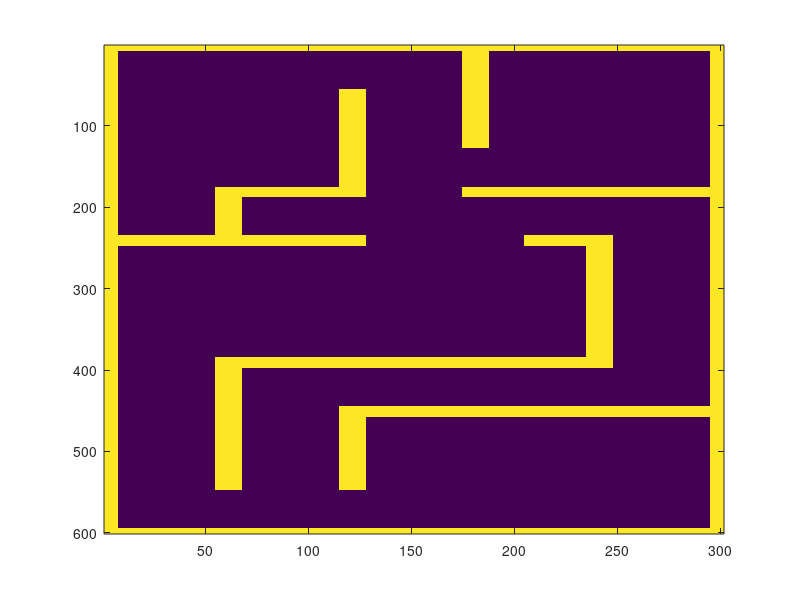

The MATLAB script that drew this image: (Note: this script raises an error after producing the figure.)
clc; clear; close all;
%% NEEDS rvctools IN MATLAB PATH

% Dimensions of Flemming space [ft/in]
ftrows = 50;
ftcols = 25;
inrows = ftrows * 12;
incols = ftcols * 12;

%  Initialize map with zeros
maxrows = inrows + 1;
maxcols = incols + 1;
map = zeros(maxrows, maxcols);

% Locations of wall corner nodes
obstacleNodes = 1 + 12 * [...
    5,    5;     5,    10;    17.5, 5;
    12.5, 10;    12.5, 25;    17.5, 20;
    30,   0;     30,   5;     30,   10;
    30,   17.5;  30,   20;    35,   5;
    35,   10;    35,   15;    40,   15;
    45,   10;    50,   15;    35,   25;
    0,    0;     0,    25;    50,   0;
    50,   25];

% Connections between wall corner nodes
% note: index '2' should always be bigger
nodeConnections = [...
    1  3;     2  4;     3  6;     4  5;
    6  11;    10 11;    7  9;     8  12;
    12 13;    13 16;    15 17;    14 18;
    19 20;    19 21;    20 22;    21 22];

for n = 1:size(nodeConnections,1)
    
    % Determine how many row/col indices will be needed to make connection
    numRows            = abs(obstacleNodes(nodeConnections(n,1),1) - ...
                             obstacleNodes(nodeConnections(n,2),1)) + 1;
    numCols            = abs(obstacleNodes(nodeConnections(n,1),2) - ...
                             obstacleNodes(nodeConnections(n,2),2)) + 1;
    obstacleWalls      = zeros(max(numRows, numCols), 2);
    
    % Set wall row/col indices to '1' in the map
    obstacleWalls(:,1) = obstacleNodes(nodeConnections(n,1),1):...
                         obstacleNodes(nodeConnections(n,2),1);
    obstacleWalls(:,2) = obstacleNodes(nodeConnections(n,1),2):...
                         obstacleNodes(nodeConnections(n,2),2);
    obstacleInd        = sub2ind(size(map), ...
                         obstacleWalls(:,1), ...
                         obstacleWalls(:,2));
    map(obstacleInd)   = 1;
    
end

% Add padding to walls as a safety factor, default '6' inches on each side
padval = 6;
[r, c] = ind2sub(size(map), find(map == 1));
for i = 1:length(r)
    padrows = r(i) - padval:r(i) + padval;
    padcols = c(i) - padval:c(i) + padval;
    
    if max(padrows) > maxrows
        padrows = r(i) - padval:maxrows;
    end
    if min(padrows) < 1
        padrows = 1:r(i) + padval;
    end
    if max(padcols) > maxcols
        padcols = c(i) - padval:maxcols;
    end
    if min(padcols) < 1
        padcols = 1:c(i) + padval;
    end
    
    map(padrows,padcols) = 1;
end

% Save map
map = flipud(map);
imagesc(map)
save('map.mat', 'map')

%%
profile on
% Now we create an instance of a robot with the PRM navigation algorithm
prm = PRM(map);

% and because PRM is a probabilistic method we will reset the random number
% generator to a known state
randinit

% Now we define the goal and start coordinates
goal  = [22.5,40]*12;
start = [12.5,2.5]*12;

tic
% then ask the robot to plan a path to goal (it will take few seconds)
prm.plan();
toc
% The roadmap planner does not need to know, yet, the goal or start positions, it
% chooses random points in the world and tries to find obstacle-free paths between
% them (like railway lines or freeways)
tic
% Now we can display the obstacles and the cost to reach the goal from every
% point in the world
prm.plot();
toc
profile viewer

% Now we can execute the planned path, it will be animated with green dots
prm.path(start, goal)

%% Create a path for running Quad dynamics model

% Time [sec] when each position set point command should be given
timeline = [0 6 7 7.5 8 8.5 9 9.5 10] * 60;

% Prepare position set point format for model
setPts   = unique(reshape(prm.localSp, [2,length(prm.localSp)/2])', ...
           'rows', 'stable');
% Create struct of position/yaw set point commands
path.x   = timeseries(setPts(:,1),timeline);
path.y   = timeseries(setPts(:,2),timeline);
path.z   = timeseries(36*ones(9,1),timeline);
path.psi = timeseries(zeros(9,1),timeline);
save('pathFlemming.mat', 'path');



